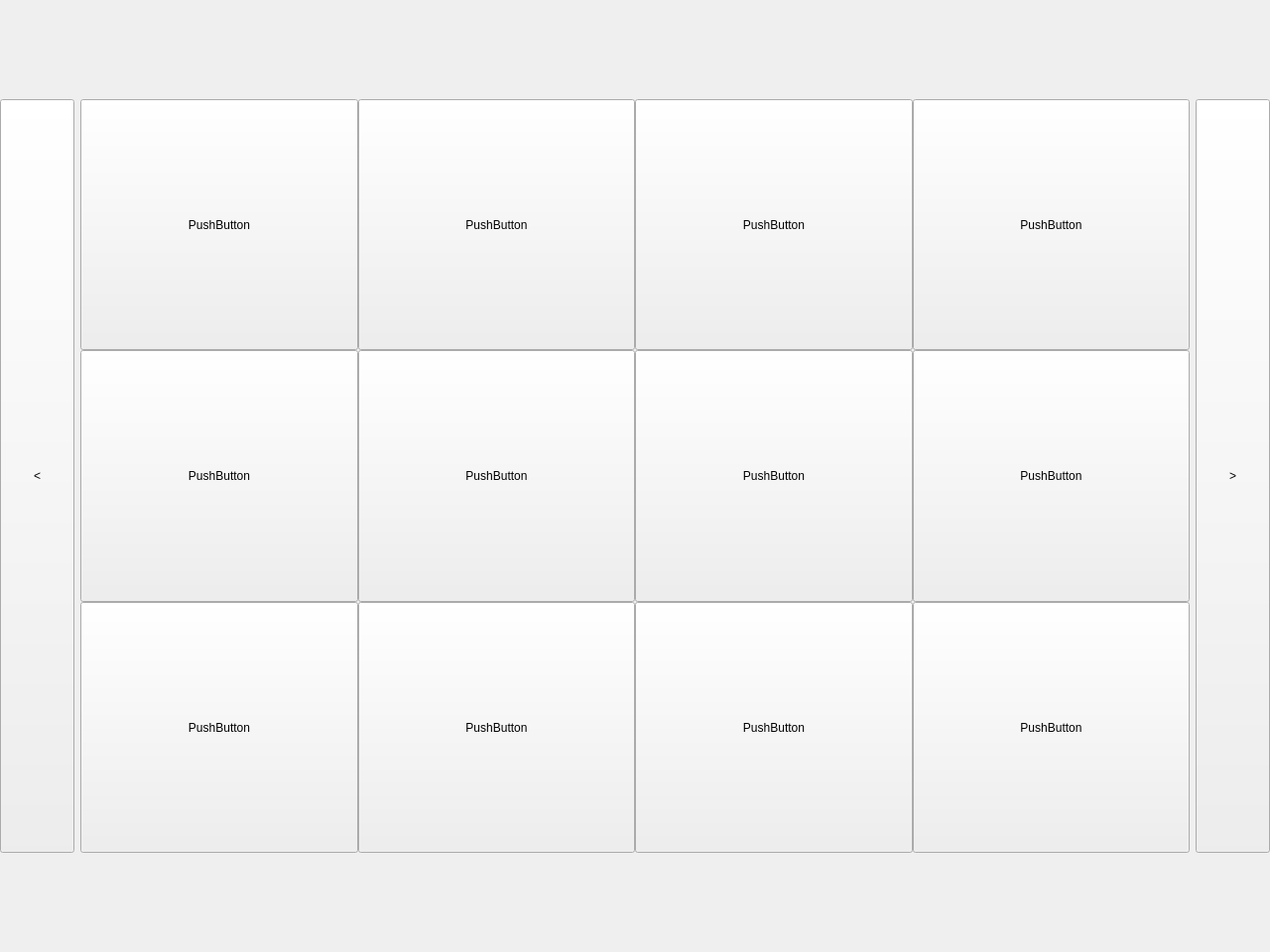
<?xml version="1.0" encoding="UTF-8"?>
<ui version="4.0">
 <class>MainWindow</class>
 <widget class="QMainWindow" name="MainWindow">
  <property name="geometry">
   <rect>
    <x>0</x>
    <y>0</y>
    <width>1280</width>
    <height>960</height>
   </rect>
  </property>
  <property name="minimumSize">
   <size>
    <width>0</width>
    <height>960</height>
   </size>
  </property>
  <property name="windowTitle">
   <string>MainWindow</string>
  </property>
  <widget class="QWidget" name="centralwidget">
   <layout class="QHBoxLayout" name="horizontalLayout">
    <property name="leftMargin">
     <number>0</number>
    </property>
    <property name="topMargin">
     <number>100</number>
    </property>
    <property name="rightMargin">
     <number>0</number>
    </property>
    <property name="bottomMargin">
     <number>100</number>
    </property>
    <item>
     <widget class="QPushButton" name="arrow_left_button">
      <property name="sizePolicy">
       <sizepolicy hsizetype="Fixed" vsizetype="Expanding">
        <horstretch>0</horstretch>
        <verstretch>0</verstretch>
       </sizepolicy>
      </property>
      <property name="maximumSize">
       <size>
        <width>75</width>
        <height>16777215</height>
       </size>
      </property>
      <property name="baseSize">
       <size>
        <width>0</width>
        <height>0</height>
       </size>
      </property>
      <property name="text">
       <string>&lt;</string>
      </property>
     </widget>
    </item>
    <item>
     <widget class="QStackedWidget" name="stackedWidget">
      <property name="autoFillBackground">
       <bool>false</bool>
      </property>
      <property name="currentIndex">
       <number>0</number>
      </property>
      <widget class="QWidget" name="page">
       <layout class="QGridLayout" name="gridLayout">
        <property name="leftMargin">
         <number>0</number>
        </property>
        <property name="topMargin">
         <number>0</number>
        </property>
        <property name="rightMargin">
         <number>0</number>
        </property>
        <property name="bottomMargin">
         <number>0</number>
        </property>
        <property name="spacing">
         <number>0</number>
        </property>
        <item row="0" column="0">
         <widget class="QPushButton" name="pushButton">
          <property name="sizePolicy">
           <sizepolicy hsizetype="Fixed" vsizetype="Fixed">
            <horstretch>0</horstretch>
            <verstretch>0</verstretch>
           </sizepolicy>
          </property>
          <property name="maximumSize">
           <size>
            <width>285</width>
            <height>285</height>
           </size>
          </property>
          <property name="text">
           <string>PushButton</string>
          </property>
         </widget>
        </item>
        <item row="1" column="3">
         <widget class="QPushButton" name="pushButton_7">
          <property name="sizePolicy">
           <sizepolicy hsizetype="Fixed" vsizetype="Fixed">
            <horstretch>0</horstretch>
            <verstretch>0</verstretch>
           </sizepolicy>
          </property>
          <property name="maximumSize">
           <size>
            <width>285</width>
            <height>285</height>
           </size>
          </property>
          <property name="text">
           <string>PushButton</string>
          </property>
         </widget>
        </item>
        <item row="1" column="2">
         <widget class="QPushButton" name="pushButton_6">
          <property name="sizePolicy">
           <sizepolicy hsizetype="Fixed" vsizetype="Fixed">
            <horstretch>0</horstretch>
            <verstretch>0</verstretch>
           </sizepolicy>
          </property>
          <property name="maximumSize">
           <size>
            <width>285</width>
            <height>285</height>
           </size>
          </property>
          <property name="text">
           <string>PushButton</string>
          </property>
         </widget>
        </item>
        <item row="1" column="0">
         <widget class="QPushButton" name="pushButton_8">
          <property name="sizePolicy">
           <sizepolicy hsizetype="Fixed" vsizetype="Fixed">
            <horstretch>0</horstretch>
            <verstretch>0</verstretch>
           </sizepolicy>
          </property>
          <property name="maximumSize">
           <size>
            <width>285</width>
            <height>285</height>
           </size>
          </property>
          <property name="text">
           <string>PushButton</string>
          </property>
         </widget>
        </item>
        <item row="2" column="2">
         <widget class="QPushButton" name="pushButton_11">
          <property name="sizePolicy">
           <sizepolicy hsizetype="Fixed" vsizetype="Fixed">
            <horstretch>0</horstretch>
            <verstretch>0</verstretch>
           </sizepolicy>
          </property>
          <property name="maximumSize">
           <size>
            <width>285</width>
            <height>285</height>
           </size>
          </property>
          <property name="text">
           <string>PushButton</string>
          </property>
         </widget>
        </item>
        <item row="1" column="1">
         <widget class="QPushButton" name="pushButton_5">
          <property name="sizePolicy">
           <sizepolicy hsizetype="Fixed" vsizetype="Fixed">
            <horstretch>0</horstretch>
            <verstretch>0</verstretch>
           </sizepolicy>
          </property>
          <property name="maximumSize">
           <size>
            <width>285</width>
            <height>285</height>
           </size>
          </property>
          <property name="text">
           <string>PushButton</string>
          </property>
         </widget>
        </item>
        <item row="2" column="0">
         <widget class="QPushButton" name="pushButton_9">
          <property name="sizePolicy">
           <sizepolicy hsizetype="Fixed" vsizetype="Fixed">
            <horstretch>0</horstretch>
            <verstretch>0</verstretch>
           </sizepolicy>
          </property>
          <property name="maximumSize">
           <size>
            <width>285</width>
            <height>285</height>
           </size>
          </property>
          <property name="text">
           <string>PushButton</string>
          </property>
         </widget>
        </item>
        <item row="2" column="3">
         <widget class="QPushButton" name="pushButton_12">
          <property name="sizePolicy">
           <sizepolicy hsizetype="Fixed" vsizetype="Fixed">
            <horstretch>0</horstretch>
            <verstretch>0</verstretch>
           </sizepolicy>
          </property>
          <property name="maximumSize">
           <size>
            <width>285</width>
            <height>285</height>
           </size>
          </property>
          <property name="text">
           <string>PushButton</string>
          </property>
         </widget>
        </item>
        <item row="2" column="1">
         <widget class="QPushButton" name="pushButton_10">
          <property name="sizePolicy">
           <sizepolicy hsizetype="Fixed" vsizetype="Fixed">
            <horstretch>0</horstretch>
            <verstretch>0</verstretch>
           </sizepolicy>
          </property>
          <property name="maximumSize">
           <size>
            <width>285</width>
            <height>285</height>
           </size>
          </property>
          <property name="text">
           <string>PushButton</string>
          </property>
         </widget>
        </item>
        <item row="0" column="1">
         <widget class="QPushButton" name="pushButton_2">
          <property name="sizePolicy">
           <sizepolicy hsizetype="Fixed" vsizetype="Fixed">
            <horstretch>0</horstretch>
            <verstretch>0</verstretch>
           </sizepolicy>
          </property>
          <property name="maximumSize">
           <size>
            <width>285</width>
            <height>285</height>
           </size>
          </property>
          <property name="text">
           <string>PushButton</string>
          </property>
         </widget>
        </item>
        <item row="0" column="3">
         <widget class="QPushButton" name="pushButton_4">
          <property name="sizePolicy">
           <sizepolicy hsizetype="Fixed" vsizetype="Fixed">
            <horstretch>0</horstretch>
            <verstretch>0</verstretch>
           </sizepolicy>
          </property>
          <property name="maximumSize">
           <size>
            <width>285</width>
            <height>285</height>
           </size>
          </property>
          <property name="text">
           <string>PushButton</string>
          </property>
         </widget>
        </item>
        <item row="0" column="2">
         <widget class="QPushButton" name="pushButton_3">
          <property name="sizePolicy">
           <sizepolicy hsizetype="Fixed" vsizetype="Fixed">
            <horstretch>0</horstretch>
            <verstretch>0</verstretch>
           </sizepolicy>
          </property>
          <property name="maximumSize">
           <size>
            <width>285</width>
            <height>285</height>
           </size>
          </property>
          <property name="text">
           <string>PushButton</string>
          </property>
         </widget>
        </item>
       </layout>
      </widget>
      <widget class="QWidget" name="page_2"/>
     </widget>
    </item>
    <item>
     <widget class="QPushButton" name="arrow_right_button">
      <property name="sizePolicy">
       <sizepolicy hsizetype="Fixed" vsizetype="Expanding">
        <horstretch>0</horstretch>
        <verstretch>0</verstretch>
       </sizepolicy>
      </property>
      <property name="minimumSize">
       <size>
        <width>0</width>
        <height>760</height>
       </size>
      </property>
      <property name="maximumSize">
       <size>
        <width>75</width>
        <height>16777215</height>
       </size>
      </property>
      <property name="text">
       <string>&gt;</string>
      </property>
      <property name="checkable">
       <bool>false</bool>
      </property>
      <property name="default">
       <bool>false</bool>
      </property>
     </widget>
    </item>
   </layout>
  </widget>
 </widget>
 <resources/>
 <connections/>
</ui>
